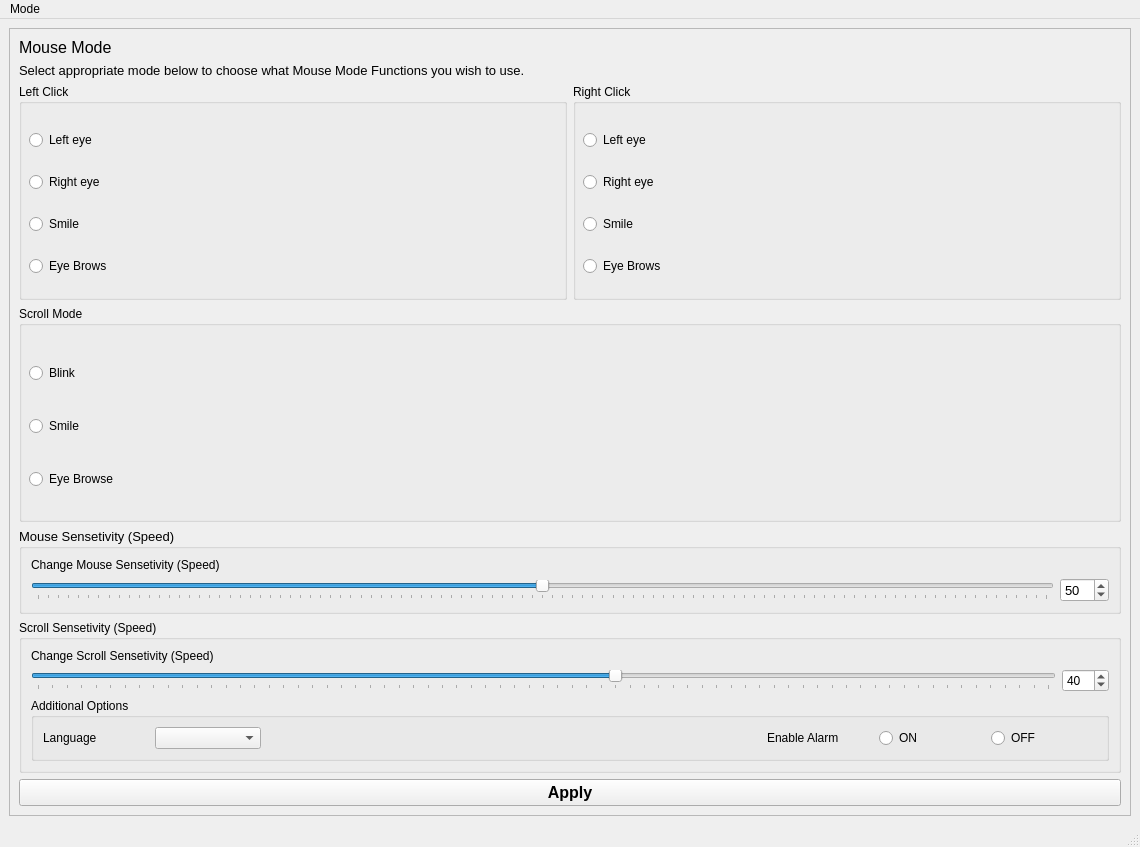
<?xml version="1.0" encoding="UTF-8"?>
<ui version="4.0">
 <class>MainWindow</class>
 <widget class="QMainWindow" name="MainWindow">
  <property name="geometry">
   <rect>
    <x>0</x>
    <y>0</y>
    <width>1140</width>
    <height>847</height>
   </rect>
  </property>
  <property name="windowTitle">
   <string>Settings Window</string>
  </property>
  <widget class="QWidget" name="centralwidget">
   <layout class="QVBoxLayout" name="verticalLayout">
    <item>
     <widget class="QFrame" name="frame">
      <property name="frameShape">
       <enum>QFrame::StyledPanel</enum>
      </property>
      <property name="frameShadow">
       <enum>QFrame::Raised</enum>
      </property>
      <layout class="QVBoxLayout" name="verticalLayout_2">
       <item>
        <widget class="QLabel" name="label">
         <property name="sizePolicy">
          <sizepolicy hsizetype="Preferred" vsizetype="Maximum">
           <horstretch>0</horstretch>
           <verstretch>0</verstretch>
          </sizepolicy>
         </property>
         <property name="font">
          <font>
           <pointsize>12</pointsize>
          </font>
         </property>
         <property name="text">
          <string>Mouse Mode</string>
         </property>
        </widget>
       </item>
       <item>
        <widget class="QLabel" name="label_2">
         <property name="sizePolicy">
          <sizepolicy hsizetype="Preferred" vsizetype="Maximum">
           <horstretch>0</horstretch>
           <verstretch>0</verstretch>
          </sizepolicy>
         </property>
         <property name="font">
          <font>
           <pointsize>10</pointsize>
          </font>
         </property>
         <property name="text">
          <string>Select appropriate mode below to choose what Mouse Mode Functions you wish to use.</string>
         </property>
        </widget>
       </item>
       <item>
        <layout class="QGridLayout" name="gridLayout" rowstretch="0,0">
         <item row="0" column="0">
          <layout class="QHBoxLayout" name="horizontalLayout_8">
           <item>
            <widget class="QGroupBox" name="groupBox_12">
             <property name="sizePolicy">
              <sizepolicy hsizetype="Preferred" vsizetype="Preferred">
               <horstretch>0</horstretch>
               <verstretch>0</verstretch>
              </sizepolicy>
             </property>
             <property name="font">
              <font>
               <pointsize>9</pointsize>
               <weight>50</weight>
               <bold>false</bold>
              </font>
             </property>
             <property name="title">
              <string>Left Click</string>
             </property>
             <widget class="QWidget" name="layoutWidget_14">
              <property name="geometry">
               <rect>
                <x>10</x>
                <y>30</y>
                <width>133</width>
                <height>181</height>
               </rect>
              </property>
              <layout class="QVBoxLayout" name="verticalLayout_14">
               <item>
                <widget class="QRadioButton" name="l_leftEye_rb">
                 <property name="text">
                  <string>Left eye</string>
                 </property>
                </widget>
               </item>
               <item>
                <widget class="QRadioButton" name="l_rightEye_rb">
                 <property name="text">
                  <string>Right eye</string>
                 </property>
                </widget>
               </item>
               <item>
                <widget class="QRadioButton" name="l_smile_rb">
                 <property name="text">
                  <string>Smile</string>
                 </property>
                </widget>
               </item>
               <item>
                <widget class="QRadioButton" name="l_eyeBrows_rb">
                 <property name="text">
                  <string>Eye Brows</string>
                 </property>
                </widget>
               </item>
              </layout>
             </widget>
            </widget>
           </item>
           <item>
            <widget class="QGroupBox" name="groupBox_13">
             <property name="font">
              <font>
               <pointsize>9</pointsize>
               <weight>50</weight>
               <bold>false</bold>
              </font>
             </property>
             <property name="title">
              <string>Right Click</string>
             </property>
             <widget class="QWidget" name="layoutWidget_15">
              <property name="geometry">
               <rect>
                <x>10</x>
                <y>30</y>
                <width>133</width>
                <height>181</height>
               </rect>
              </property>
              <layout class="QVBoxLayout" name="verticalLayout_15">
               <item>
                <widget class="QRadioButton" name="r_leftEye_rb">
                 <property name="text">
                  <string>Left eye</string>
                 </property>
                </widget>
               </item>
               <item>
                <widget class="QRadioButton" name="r_rightEye_rb">
                 <property name="text">
                  <string>Right eye</string>
                 </property>
                </widget>
               </item>
               <item>
                <widget class="QRadioButton" name="r_smile_rb">
                 <property name="text">
                  <string>Smile</string>
                 </property>
                </widget>
               </item>
               <item>
                <widget class="QRadioButton" name="r_eyeBrows_rb">
                 <property name="text">
                  <string>Eye Brows</string>
                 </property>
                </widget>
               </item>
              </layout>
             </widget>
            </widget>
           </item>
          </layout>
         </item>
         <item row="1" column="0">
          <layout class="QHBoxLayout" name="horizontalLayout_7">
           <item>
            <widget class="QGroupBox" name="groupBox_11">
             <property name="sizePolicy">
              <sizepolicy hsizetype="Minimum" vsizetype="Minimum">
               <horstretch>0</horstretch>
               <verstretch>0</verstretch>
              </sizepolicy>
             </property>
             <property name="font">
              <font>
               <pointsize>9</pointsize>
               <weight>50</weight>
               <bold>false</bold>
              </font>
             </property>
             <property name="title">
              <string>Scroll Mode</string>
             </property>
             <widget class="QWidget" name="layoutWidget_13">
              <property name="geometry">
               <rect>
                <x>10</x>
                <y>30</y>
                <width>133</width>
                <height>181</height>
               </rect>
              </property>
              <layout class="QVBoxLayout" name="verticalLayout_13">
               <item>
                <widget class="QRadioButton" name="sm_blink_rb">
                 <property name="text">
                  <string>Blink</string>
                 </property>
                </widget>
               </item>
               <item>
                <widget class="QRadioButton" name="sm_smile_rb">
                 <property name="text">
                  <string>Smile</string>
                 </property>
                </widget>
               </item>
               <item>
                <widget class="QRadioButton" name="sm_eyeBrows_rb">
                 <property name="text">
                  <string>Eye Browse</string>
                 </property>
                </widget>
               </item>
              </layout>
             </widget>
            </widget>
           </item>
          </layout>
         </item>
        </layout>
       </item>
       <item>
        <widget class="QGroupBox" name="groupBox">
         <property name="sizePolicy">
          <sizepolicy hsizetype="Preferred" vsizetype="Maximum">
           <horstretch>0</horstretch>
           <verstretch>0</verstretch>
          </sizepolicy>
         </property>
         <property name="font">
          <font>
           <pointsize>10</pointsize>
          </font>
         </property>
         <property name="title">
          <string>Mouse Sensetivity (Speed)</string>
         </property>
         <layout class="QVBoxLayout" name="verticalLayout_3">
          <item>
           <widget class="QLabel" name="label_5">
            <property name="sizePolicy">
             <sizepolicy hsizetype="Preferred" vsizetype="Maximum">
              <horstretch>0</horstretch>
              <verstretch>0</verstretch>
             </sizepolicy>
            </property>
            <property name="font">
             <font>
              <pointsize>9</pointsize>
             </font>
            </property>
            <property name="text">
             <string>Change Mouse Sensetivity (Speed) </string>
            </property>
           </widget>
          </item>
          <item>
           <layout class="QHBoxLayout" name="horizontalLayout">
            <item>
             <widget class="QSlider" name="mo_speed_slider">
              <property name="sizePolicy">
               <sizepolicy hsizetype="Preferred" vsizetype="Maximum">
                <horstretch>0</horstretch>
                <verstretch>0</verstretch>
               </sizepolicy>
              </property>
              <property name="maximum">
               <number>100</number>
              </property>
              <property name="value">
               <number>50</number>
              </property>
              <property name="orientation">
               <enum>Qt::Horizontal</enum>
              </property>
              <property name="tickPosition">
               <enum>QSlider::TicksBelow</enum>
              </property>
             </widget>
            </item>
            <item>
             <widget class="QSpinBox" name="spin_speed">
              <property name="sizePolicy">
               <sizepolicy hsizetype="Maximum" vsizetype="Maximum">
                <horstretch>0</horstretch>
                <verstretch>0</verstretch>
               </sizepolicy>
              </property>
              <property name="maximum">
               <number>150</number>
              </property>
              <property name="value">
               <number>50</number>
              </property>
             </widget>
            </item>
           </layout>
          </item>
         </layout>
        </widget>
       </item>
       <item>
        <widget class="QGroupBox" name="groupBox_2">
         <property name="sizePolicy">
          <sizepolicy hsizetype="Preferred" vsizetype="Maximum">
           <horstretch>0</horstretch>
           <verstretch>0</verstretch>
          </sizepolicy>
         </property>
         <property name="title">
          <string>Scroll Sensetivity (Speed)</string>
         </property>
         <layout class="QVBoxLayout" name="verticalLayout_4">
          <item>
           <widget class="QLabel" name="label_6">
            <property name="sizePolicy">
             <sizepolicy hsizetype="Preferred" vsizetype="Maximum">
              <horstretch>0</horstretch>
              <verstretch>0</verstretch>
             </sizepolicy>
            </property>
            <property name="font">
             <font>
              <pointsize>9</pointsize>
             </font>
            </property>
            <property name="text">
             <string>Change Scroll Sensetivity (Speed) </string>
            </property>
           </widget>
          </item>
          <item>
           <layout class="QHBoxLayout" name="horizontalLayout_2">
            <item>
             <widget class="QSlider" name="scroll_speed_slider_2">
              <property name="sizePolicy">
               <sizepolicy hsizetype="Preferred" vsizetype="Maximum">
                <horstretch>0</horstretch>
                <verstretch>0</verstretch>
               </sizepolicy>
              </property>
              <property name="maximum">
               <number>70</number>
              </property>
              <property name="value">
               <number>40</number>
              </property>
              <property name="orientation">
               <enum>Qt::Horizontal</enum>
              </property>
              <property name="tickPosition">
               <enum>QSlider::TicksBelow</enum>
              </property>
             </widget>
            </item>
            <item>
             <widget class="QSpinBox" name="spin_speed_2">
              <property name="sizePolicy">
               <sizepolicy hsizetype="Maximum" vsizetype="Maximum">
                <horstretch>0</horstretch>
                <verstretch>0</verstretch>
               </sizepolicy>
              </property>
              <property name="maximum">
               <number>150</number>
              </property>
              <property name="value">
               <number>40</number>
              </property>
             </widget>
            </item>
           </layout>
          </item>
          <item>
           <widget class="QGroupBox" name="groupBox_3">
            <property name="title">
             <string>Additional Options</string>
            </property>
            <layout class="QHBoxLayout" name="horizontalLayout_3">
             <item>
              <widget class="QLabel" name="label_3">
               <property name="text">
                <string>Language</string>
               </property>
              </widget>
             </item>
             <item>
              <widget class="QComboBox" name="comboBox"/>
             </item>
             <item>
              <spacer name="horizontalSpacer">
               <property name="orientation">
                <enum>Qt::Horizontal</enum>
               </property>
               <property name="sizeType">
                <enum>QSizePolicy::Preferred</enum>
               </property>
               <property name="sizeHint" stdset="0">
                <size>
                 <width>500</width>
                 <height>20</height>
                </size>
               </property>
              </spacer>
             </item>
             <item>
              <widget class="QLabel" name="label_4">
               <property name="text">
                <string>Enable Alarm</string>
               </property>
              </widget>
             </item>
             <item>
              <widget class="QRadioButton" name="on_alarm_rb">
               <property name="text">
                <string>ON</string>
               </property>
              </widget>
             </item>
             <item>
              <widget class="QRadioButton" name="off_alarm_rb">
               <property name="text">
                <string>OFF</string>
               </property>
              </widget>
             </item>
            </layout>
           </widget>
          </item>
         </layout>
        </widget>
       </item>
       <item>
        <widget class="QPushButton" name="apply_btn">
         <property name="sizePolicy">
          <sizepolicy hsizetype="Minimum" vsizetype="Maximum">
           <horstretch>0</horstretch>
           <verstretch>0</verstretch>
          </sizepolicy>
         </property>
         <property name="font">
          <font>
           <pointsize>12</pointsize>
           <weight>75</weight>
           <bold>true</bold>
          </font>
         </property>
         <property name="text">
          <string>Apply</string>
         </property>
        </widget>
       </item>
      </layout>
     </widget>
    </item>
   </layout>
  </widget>
  <widget class="QMenuBar" name="menubar">
   <property name="geometry">
    <rect>
     <x>0</x>
     <y>0</y>
     <width>1140</width>
     <height>21</height>
    </rect>
   </property>
   <widget class="QMenu" name="menuMode">
    <property name="title">
     <string>Mode</string>
    </property>
   </widget>
   <addaction name="menuMode"/>
  </widget>
  <widget class="QStatusBar" name="statusbar"/>
 </widget>
 <resources/>
 <connections/>
</ui>
